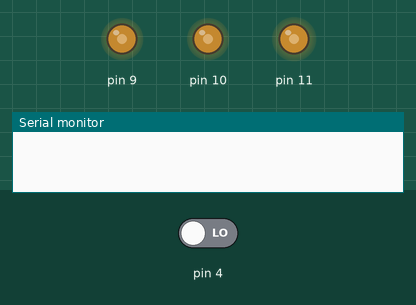
Simulated run of this program. Board: Arduino Nano, built with avr-gcc and run on an emulated ATmega328P. Shown: output pins drawn as LEDs (lit = HIGH), the last lines printed to the serial monitor. The test bench sets the inputs (shaded band); at power-on: pin 4 LOW.

Above: at 13.05 s.
13.1 s: pin 4 driven HIGH
At 19.0 s:
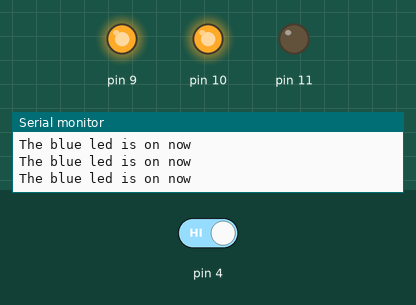
19.9 s: pin 4 driven LOW
At 24.66 s:
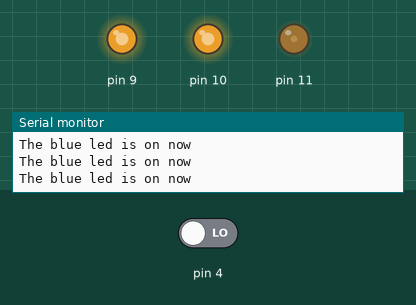
At 46.0 s:
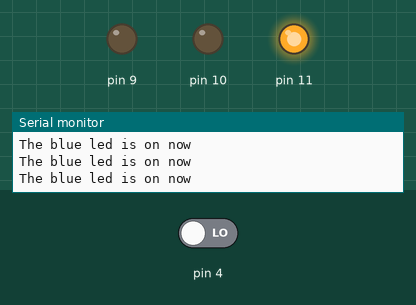
Timing chart, 0 to 47.5 s (numbered marks = the images above; inputs shaded):
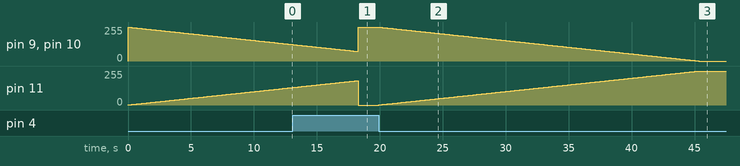

The program:

main.cpp
```cpp
int r = 0, g = 255, b = 255, count = 0;

void setup()
{
  // Debug console
  Serial.begin(9600);
  pinMode(4, INPUT);
  pinMode(11, OUTPUT);
  pinMode(10, OUTPUT);
  pinMode(9, OUTPUT);
}

void loop()
{
  if ( digitalRead(4)) {
    count = 0;
    g = 255;
    b = 255;
    setColor(0, 255, 255); // red
    Serial.println("The blue led is on now");
  }
  else {
    for (int i = 0; i <= 60; i++) {
      if (count < 255) {
        count++;
        g--;
        b--;
        setColor(count, g, b); // blue
        delay(100);
      }
//      else {
//        setColor(255 , 0 , 0);
//      }
    }
  }
}

void setColor(int red, int green, int blue)
{
#ifdef COMMON_ANODE
  red = 255 - red;
  green = 255 - green;
  blue = 255 - blue;
#endif
  analogWrite(11, red);
  analogWrite(10, green);
  analogWrite(9, blue);
}
```

Measured:
- after the input at 19.9 s, pin 9, pin 10: moves from 255/255 to 0/255 over 25.4 s, starting at once; pin 11: moves from 0/255 to 255/255 over 25.4 s, starting at once
